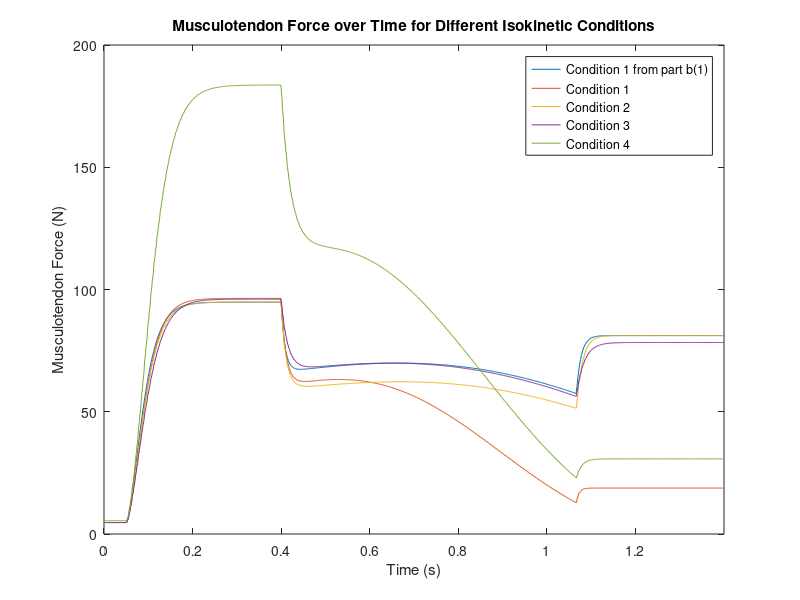

This chart was generated by the following MATLAB code:
close all;
clear;

load('hw3_prb4b.mat');
load('hw3_prb4c.mat');

figure(1);
plot(HillMuscle4b1(:, 1), HillMuscle4b1(:, 4));
hold on;
plot(HillMuscle4c1(:, 1), HillMuscle4c1(:, 4));
plot(HillMuscle4c2(:, 1), HillMuscle4c2(:, 4));
plot(HillMuscle4c3(:, 1), HillMuscle4c3(:, 4));
plot(HillMuscle4c4(:, 1), HillMuscle4c4(:, 4));
title('Musculotendon Force over Time for Different Isokinetic Conditions');
xlabel('Time (s)');
ylabel('Musculotendon Force (N)');
legend('Condition 1 from part b(1)', 'Condition 1', 'Condition 2', 'Condition 3', 'Condition 4')
% ylim([0 120]);
xlim([0 1.4]);
hold off;